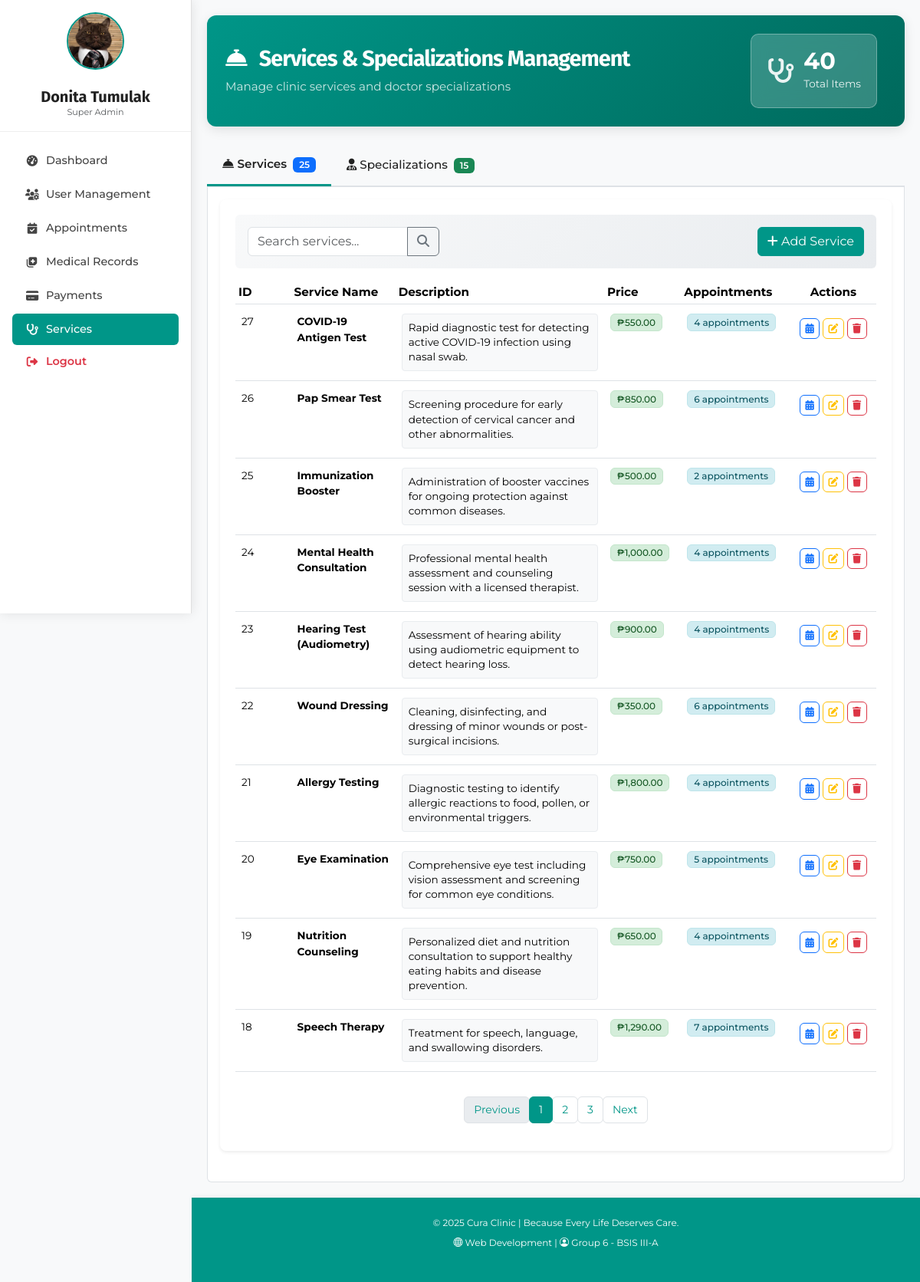
Screenshot of /pages/services_management.php (signed in) with the database file from the repository.
### tables this page shows
CREATE TABLE `service` (
  `serv_id` int(11) NOT NULL,
  `serv_name` varchar(100) NOT NULL,
  `serv_description` text NOT NULL,
  `serv_price` decimal(10,2) NOT NULL,
  `serv_created_at` datetime NOT NULL DEFAULT current_timestamp(),
  `serv_updated_at` datetime DEFAULT current_timestamp() ON UPDATE current_timestamp()
);

### classes/services/Service.php (called while the page is built, shortened)
<?php
class Service {
    private $conn;
    private $table = "service";
    private function response($status, $data = [], $message = "") {
        return [
            "status" => $status,
            "data" => $data,
            "message" => $message
        ];
    }
    public function __construct($db) {
        $this->conn = $db;
    }
    public function getAllServices() {
        try {
            $query = "SELECT serv_id, serv_name, serv_description, serv_price FROM {$this->table} ORDER BY serv_created_at DESC, serv_id DESC";
            $stmt = $this->conn->query($query);
            $result = $stmt->fetchAll(PDO::FETCH_ASSOC);
            return $this->response(
                "success",
                $result ?: [],
                $result ? "Services retrieved successfully." : "No services found."
            );
        } catch (PDOException $e) {
            return $this->response("error", [], $e->getMessage());
        }
    }
        public function getServicesWithAppointmentCounts($limit = null) {
        try {
            $query = "
                SELECT
                    s.serv_id,
                    s.serv_name,
                    s.serv_description,
                    s.serv_price,
                    COUNT(a.appt_id) AS total_appointments
                FROM service s
                LEFT JOIN appointment a ON s.serv_id = a.serv_id
                GROUP BY s.serv_id, s.serv_name, s.serv_description, s.serv_price
                ORDER BY s.serv_id DESC
                LIMIT :limit
            ";
            $stmt = $this->conn->prepare($query);
            $stmt->bindValue(':limit', (int)$limit, PDO::PARAM_INT);
            $stmt->execute();
            $data = $stmt->fetchAll(PDO::FETCH_ASSOC);
            return ['status' => 'success', 'data' => $data];
        } catch (PDOException $e) {
            error_log("PDO Exception in getServicesWithAppointmentCounts: " . $e->getMessage());
            return ['status' => 'error', 'data' => []];
        }
    }
}
?>

### classes/services/Specialization.php (called while the page is built, shortened)
<?php
class Specialization {
    private $conn;
    private $table = "specialization";
    private function response($status, $data = [], $message = "") {
        return [
            "status" => $status,
            "data" => $data,
            "message" => $message
        ];
    }
    public function __construct($db) {
        $this->conn = $db;
    }
    public function getAllSpecializations() {
        try {
            $query = "SELECT spec_id, spec_name FROM {$this->table} ORDER BY spec_created_at DESC, spec_id DESC";
            $stmt = $this->conn->query($query);
            $result = $stmt->fetchAll(PDO::FETCH_ASSOC);
            return $this->response(
                "success",
                $result ?: [],
                $result ? "Specializations retrieved successfully." : "No specializations found."
            );
        } catch (PDOException $e) {
            return $this->response("error", [], $e->getMessage());
        }
    }
}
?>

### pages/services_management.php (the view, shortened to what this page needs)
<?php
$user_type = $_SESSION['user_type'] ?? '';
$is_staff = ($user_type === 'staff');
$database = new Database();
$db = $database->connect();
require_once '../classes/services/Service.php';
require_once '../classes/services/Specialization.php';
$service = new Service($db);
$specialization = new Specialization($db);
$services = $service->getAllServices();
$specializations = $specialization->getAllSpecializations();
$services_with_counts = $service->getServicesWithAppointmentCounts(100);
include '../includes/header.php';
?>
<body class="management-page">
    <div class="container-fluid">
        <div class="row">
            <?php include '../includes/sidebar_user.php'; ?>
            <div class="col-lg-10 management-content">
                <div class="management-header">
                    <div class="row align-items-center">
                        <div class="col-md-8">
                            <h1><i class="fas fa-concierge-bell me-3"></i>Services & Specializations Management</h1>
                            <p class="text-muted mb-0">
                                <?php echo $is_staff ? 'View clinic services and specializations' : 'Manage clinic services and doctor specializations'; ?>
                            </p>
                        </div>
                        <div class="col-md-4 text-end">
                            <div class="stats-card">
                                <div class="stats-content">
                                    <i class="fas fa-stethoscope stats-icon"></i>
                                    <div class="stats-text">
                                        <div class="stats-number">
                                            <?php
                                            $total = 0;
                                            if ($services['status'] === 'success') $total += count($services['data']);
                                            if ($specializations['status'] === 'success') $total += count($specializations['data']);
                                            echo $total;
                                            ?>
                                        </div>
                                        <div class="stats-label">Total Items</div>
                                    </div>
                                </div>
                            </div>
                        </div>
                    </div>
                </div>
                <div class="management-tabs">
                    <nav>
                        <div class="nav nav-tabs" id="servicesTabs" role="tablist">
                            <button class="nav-link active" id="services-tab" data-bs-toggle="tab"
                                    data-bs-target="#services" type="button" role="tab">
                                <i class="fas fa-concierge-bell"></i>
                                Services
                                <span class="badge bg-primary ms-1">
                                    <?php echo $services['status'] === 'success' ? count($services['data']) : 0; ?>
                                </span>
                            </button>
                            <button class="nav-link" id="specializations-tab" data-bs-toggle="tab"
                                    data-bs-target="#specializations" type="button" role="tab">
                                <i class="fas fa-user-md"></i>
                                Specializations
                                <span class="badge bg-success ms-1">
                                    <?php echo $specializations['status'] === 'success' ? count($specializations['data']) : 0; ?>
                                </span>
                            </button>
                        </div>
                    </nav>
                    <div class="tab-content p-3 border border-top-0 rounded-bottom bg-white">
                        <div class="tab-pane fade show active" id="services" role="tabpanel">
                            <div class="management-table-container">
                                <div class="management-table-header d-flex justify-content-between align-items-center mb-3 p-3 bg-light rounded">
                                    <div class="search-section">
                                        <div class="input-group search-box">
                                            <input type="text" class="form-control"
                                                   placeholder="Search services..."
                                                   id="search-services">
                                            <button class="btn btn-outline-secondary" type="button">
                                                <i class="fas fa-search"></i>
                                            </button>
                                        </div>
                                    </div>
                                    <div class="action-section">
                                        <button class="btn btn-teal" onclick="openAddServiceModal()">
                                            <i class="fas fa-plus"></i> Add Service
                                        </button>
                                    </div>
                                </div>
                                <div class="table-responsive">
                                    <table class="table table-hover table-sm" id="services-table">
                                        <thead class="table-teal">
                                            <tr>
                                                <th width="8%">ID</th>
                                                <th width="15%">Service Name</th>
                                                <th width="30%">Description</th>
                                                <th width="10%">Price</th>
                                                <th width="15%">Appointments</th>
                                                <th width="12%">Actions</th>
                                            </tr>
                                        </thead>
                                        <tbody>
                                            <?php if ($services_with_counts['status'] === 'success' && !empty($services_with_counts['data'])): ?>
                                                <?php foreach ($services_with_counts['data'] as $serv): ?>
                                                <tr>
                                                    <td><?php echo $serv['serv_id']; ?></td>
                                                    <td>
                                                        <strong><?php echo htmlspecialchars($serv['serv_name']); ?></strong>
                                                        </td>
                                                        <td class="description-cell">
                                                        <?php if (!empty($serv['serv_description'])): ?>
                                                            <div class="service-description">
                                                                <?php echo htmlspecialchars($serv['serv_description']); ?>
                                                            </div>
                                                        <?php else: ?>
                                                            <span class="text-muted">No description</span>
                                                        <?php endif; ?>
                                                    </td>
                                                    <td>
                                                        <?php if (!empty($serv['serv_price'])): ?>
                                                            <span class="badge pastel-green">₱<?php echo number_format($serv['serv_price'], 2); ?></span>
                                                        <?php else: ?>
                                                            <span class="badge pastel-gray">Not set</span>
                                                        <?php endif; ?>
                                                    </td>
                                                    <td>
                                                        <span class="badge pastel-blue"><?php echo $serv['total_appointments']; ?> appointments</span>
                                                    </td>
                                                    <td class="align-middle">
                                                        <div class="d-flex gap-1">
                                                            <button class="btn btn-outline-primary btn-action"
                                                                    onclick="viewServiceAppointments(<?php echo $serv['serv_id']; ?>, '<?php echo htmlspecialchars($serv['serv_name']); ?>')"
                                                                    title="View Appointments">
                                                                <i class="fas fa-calendar-alt"></i>
                                                            </button>
                                                            <button class="btn btn-outline-warning btn-action"
                                                                    onclick="openEditServiceModal(<?php echo $serv['serv_id']; ?>)"
                                                                    title="Edit">
                                                                <i class="fas fa-edit"></i>
                                                            </button>
                                                            <?php if (!$is_staff): ?>
                                                                <button class="btn btn-outline-danger btn-action"
                                                                        onclick="confirmDelete(<?php echo $serv['serv_id']; ?>, '<?php echo htmlspecialchars($serv['serv_name']); ?>', 'service', 'services_management.php')"
                                                                        title="Delete">
                                                                    <i class="fas fa-trash"></i>
                                                                </button>
                                                            <?php endif; ?>
                                                        </div>
                                                    </td>
                                                </tr>
                                                <?php endforeach; ?>
                                            <?php endif; ?>
                                        </tbody>
                                    </table>
                                </div>
                                <?php if ($services_with_counts['status'] === 'success' && !empty($services_with_counts['data'])):?>
                                <nav aria-label="Services pagination">
                                    <ul class="pagination justify-content-center mt-3" id="services-pagination">
                                    </ul>
                                </nav>
                                <?php endif; ?>
                            </div>
                        </div>
                    </div>
                </div>
            </div>
        </div>
    </div>
    <?php include '../includes/footer.php'; ?>

### public/css/stylesheet.css (style rules this page uses)
:root { --main-teal: #009688; --light-teal: #4FC3F7; --mint: #A5D6A7; --dark-text: #212121; --light-bg: #F8F9FA; --main-teal-dark: #00695c; }
body { font-family: 'Montserrat', sans-serif; color: var(--dark-text); background-color: var(--light-bg); scroll-behavior: smooth; }
h1, h2, h3, h4, h5 { font-family: 'Fira Sans', sans-serif; font-weight: 700; }
h1 { font-size: clamp(2.5rem, 5vw, 3rem); letter-spacing: -1px; color: #ffffff; }
html { scroll-behavior: smooth; }
html, body { margin: 0; padding: 0; }
.nav-link { color: var(--dark-text) !important; font-weight: 500; font-size: 0.8rem; font-family:'Montserrat', sans-serif; }

### rows the page displays
service: serv_id "27", serv_name "COVID-19 Antigen Test", serv_description "Rapid diagnostic test for detecting active COVID-19 infection using nasal swab.", serv_price "550.00", total_appointments "4"
service: serv_id "26", serv_name "Pap Smear Test", serv_description "Screening procedure for early detection of cervical cancer and other abnormalities.", serv_price "850.00", total_appointments "6"
service: serv_id "25", serv_name "Immunization Booster", serv_description "Administration of booster vaccines for ongoing protection against common diseases.", serv_price "500.00", total_appointments "2"
service: serv_id "24", serv_name "Mental Health Consultation", serv_description "Professional mental health assessment and counseling session with a licensed therapist.", serv_price "1,000.00", total_appointments "4"
service: serv_id "23", serv_name "Hearing Test (Audiometry)", serv_description "Assessment of hearing ability using audiometric equipment to detect hearing loss.", serv_price "900.00", total_appointments "4"
service: serv_id "22", serv_name "Wound Dressing", serv_description "Cleaning, disinfecting, and dressing of minor wounds or post-surgical incisions.", serv_price "350.00", total_appointments "6"
service: serv_id "21", serv_name "Allergy Testing", serv_description "Diagnostic testing to identify allergic reactions to food, pollen, or environmental triggers.", serv_price "1,800.00", total_appointments "4"
service: serv_id "20", serv_name "Eye Examination", serv_description "Comprehensive eye test including vision assessment and screening for common eye conditions.", serv_price "750.00", total_appointments "5"
service: serv_id "19", serv_name "Nutrition Counseling", serv_description "Personalized diet and nutrition consultation to support healthy eating habits and disease prevention.", serv_price "650.00", total_appointments "4"
service: serv_id "18", serv_name "Speech Therapy", serv_description "Treatment for speech, language, and swallowing disorders.", serv_price "1,290.00", total_appointments "7"

### other values shown
$full_name "Donita Tumulak"
$role_title "Super Admin"
$total "40"
count($services['data']) "25"
count($specializations['data']) "15"
